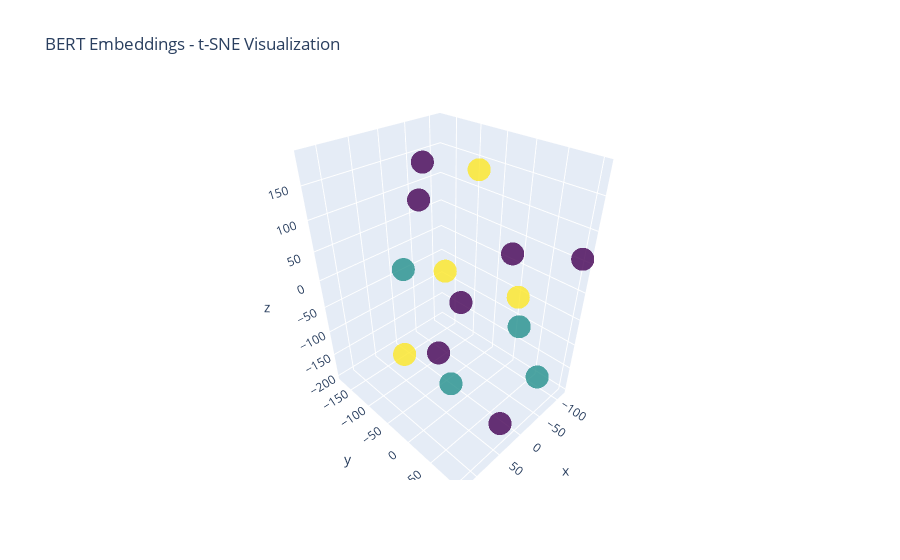

The notebook cell saved with this chart:
### Markdown cell above
### Example with sentences

### Code cell
import numpy as np
from sklearn.manifold import TSNE
import plotly.graph_objects as go

# Example sentences
sentences = [ "He plays the guitar very well.", "She is a doctor", "He is a doctor"]

# Tokenize the sentences
tokenized_sentences = [tokenizer.encode(sentence, add_special_tokens=True) for sentence in sentences]
input_tensors = [torch.tensor([input_ids]) for input_ids in tokenized_sentences]

# Get the BERT model embeddings for the sentences
with torch.no_grad():
    sentence_outputs = [model(input_tensor).last_hidden_state.squeeze(0).numpy() for input_tensor in input_tensors]

# Filter out non-word tokens
non_word_tokens = [tokenizer.cls_token_id, tokenizer.sep_token_id, tokenizer.pad_token_id]

filtered_embeddings = []
filtered_sentences = []
sentence_ids = []

sentence_id = 0
for sentence, input_ids in zip(sentence_outputs, tokenized_sentences):
    
    for i in range(len(input_ids)):
        if input_ids[i] not in non_word_tokens:
            filtered_sentences.append(tokenizer.decode(input_ids[i]))
            filtered_embeddings.append(sentence[i])
            sentence_ids.append(sentence_id)
    sentence_id += 1

# Convert filtered embeddings to NumPy array
filtered_embeddings = np.array(filtered_embeddings)

# Apply t-SNE to reduce the dimensionality of the embeddings
tsne_embeddings = TSNE(n_components=3, perplexity=5, random_state=42).fit_transform(filtered_embeddings)

# Create an interactive 3D scatter plot using Plotly
fig = go.Figure(data=go.Scatter3d(
    x=tsne_embeddings[:, 0],
    y=tsne_embeddings[:, 1],
    z=tsne_embeddings[:, 2],
    mode='markers',
    text=filtered_sentences,
    marker=dict(
        size=8,
        color=sentence_ids,
        colorscale='Viridis',
        opacity=0.8
    )
))

# Set plot layout
fig.update_layout(
    title="BERT Embeddings - t-SNE Visualization",
    scene=dict(
    )
)

# Show the interactive plot
fig.show()

### Figure 1 — Plotly figure (JSON) as saved in the notebook; plotly's stock layout.template omitted (floating-point values rounded to 4 significant figures)
{"data": [{"marker": {"color": [0, 0, 0, 0, 0, 0, 0, 1, 1, 1, 1, 2, 2, 2, 2], "colorscale": [[0, "#440154"], [0.1111, "#482878"], [0.2222, "#3e4989"], [0.3333, "#31688e"], [0.4444, "#26828e"], [0.5556, "#1f9e89"], [0.6667, "#35b779"], [0.7778, "#6ece58"], [0.8889, "#b5de2b"], [1, "#fde725"]], "opacity": 0.8, "size": 8}, "mode": "markers", "text": ["h e", "p l a y s", "t h e", "g u i t a r", "v e r y", "w e l l", ".", "s h e", "i s", "a", "d o c t o r", "h e", "i s", "a", "d o c t o r"], "type": "scatter3d", "x": [23.03, 17.77, 7.0, -110.5, -62.37, 42.27, 123.5, -108.6, 113.1, 61.23, -50.79, -60.1, 117.1, -15.7, -115.2], "y": [-68.04, 78.82, -62.69, 103.1, -177.7, 101.6, 97.06, 62.46, 72.55, -72.95, 52.94, -46.24, -11.7, -68.34, 1.339], "z": [184.8, 111.2, -145.9, 58.87, 72.1, -152.0, 105.9, -196.1, -38.53, 40.32, -54.77, 158.8, -42.31, 4.575, -60.17]}], "layout": {"title": {"text": "BERT Embeddings - t-SNE Visualization"}}}
